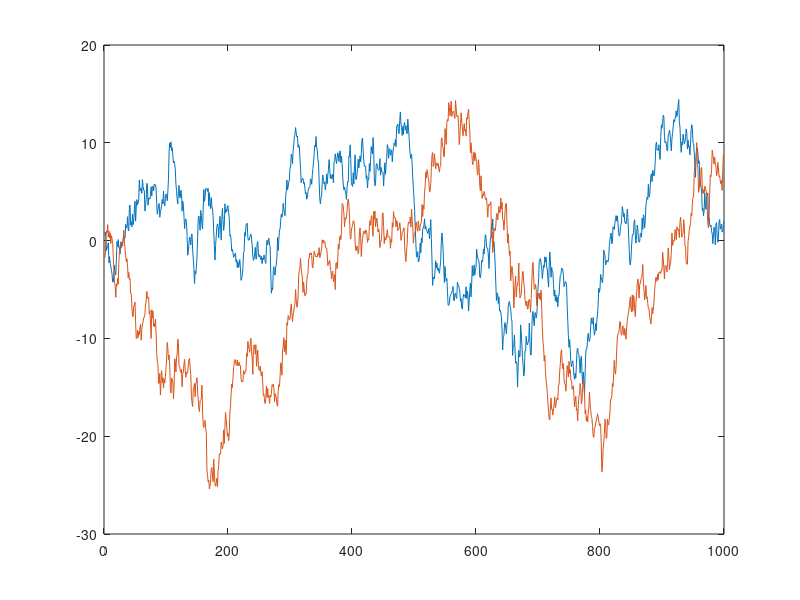
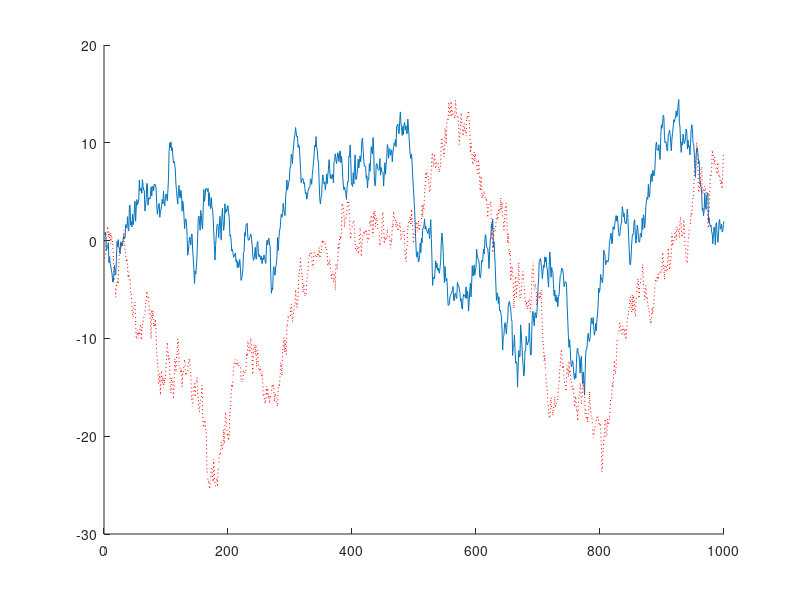

The MATLAB source for these figures, in order:
%% pratybos000.m

x = randn(1,1000);
% arba load data_file

figure(1);plot(cumsum(x));

%% du grafikai

x = cumsum(randn(1,1000));
y = cumsum(randn(1,1000));
figure(1);plot([x;y]');

%% kitaip

figure(2);hold on; plot(x);plot(y,'r:');